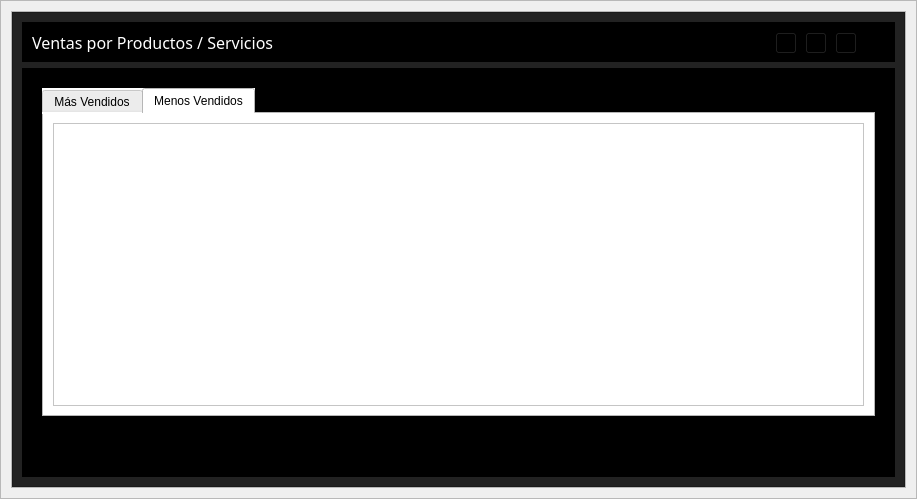
<?xml version="1.0" encoding="UTF-8"?>
<ui version="4.0">
 <class>ViewEmpleado</class>
 <widget class="QWidget" name="ViewEmpleado">
  <property name="geometry">
   <rect>
    <x>0</x>
    <y>0</y>
    <width>917</width>
    <height>499</height>
   </rect>
  </property>
  <property name="windowTitle">
   <string>Form</string>
  </property>
  <layout class="QVBoxLayout" name="verticalLayout">
   <property name="spacing">
    <number>0</number>
   </property>
   <property name="leftMargin">
    <number>0</number>
   </property>
   <property name="topMargin">
    <number>0</number>
   </property>
   <property name="rightMargin">
    <number>0</number>
   </property>
   <property name="bottomMargin">
    <number>0</number>
   </property>
   <item>
    <widget class="QFrame" name="central_widget_frame">
     <property name="frameShape">
      <enum>QFrame::StyledPanel</enum>
     </property>
     <property name="frameShadow">
      <enum>QFrame::Raised</enum>
     </property>
     <layout class="QVBoxLayout" name="shadow_layout">
      <property name="spacing">
       <number>0</number>
      </property>
      <property name="leftMargin">
       <number>10</number>
      </property>
      <property name="topMargin">
       <number>10</number>
      </property>
      <property name="rightMargin">
       <number>10</number>
      </property>
      <property name="bottomMargin">
       <number>10</number>
      </property>
      <item>
       <widget class="QFrame" name="background_frame">
        <property name="frameShape">
         <enum>QFrame::StyledPanel</enum>
        </property>
        <property name="frameShadow">
         <enum>QFrame::Raised</enum>
        </property>
        <layout class="QVBoxLayout" name="verticalLayout_2">
         <property name="spacing">
          <number>0</number>
         </property>
         <property name="leftMargin">
          <number>0</number>
         </property>
         <property name="topMargin">
          <number>0</number>
         </property>
         <property name="rightMargin">
          <number>0</number>
         </property>
         <property name="bottomMargin">
          <number>0</number>
         </property>
         <item>
          <widget class="QFrame" name="content_frame">
           <property name="minimumSize">
            <size>
             <width>0</width>
             <height>0</height>
            </size>
           </property>
           <property name="styleSheet">
            <string notr="true">background-color: rgb(34, 34, 34);</string>
           </property>
           <property name="frameShape">
            <enum>QFrame::StyledPanel</enum>
           </property>
           <property name="frameShadow">
            <enum>QFrame::Raised</enum>
           </property>
           <layout class="QVBoxLayout" name="verticalLayout_7">
            <property name="spacing">
             <number>6</number>
            </property>
            <property name="leftMargin">
             <number>9</number>
            </property>
            <property name="topMargin">
             <number>9</number>
            </property>
            <property name="rightMargin">
             <number>9</number>
            </property>
            <property name="bottomMargin">
             <number>9</number>
            </property>
            <item>
             <widget class="QFrame" name="frame_nav">
              <property name="minimumSize">
               <size>
                <width>0</width>
                <height>40</height>
               </size>
              </property>
              <property name="maximumSize">
               <size>
                <width>16777215</width>
                <height>40</height>
               </size>
              </property>
              <property name="styleSheet">
               <string notr="true">background-color: rgb(0, 0, 0);</string>
              </property>
              <property name="frameShape">
               <enum>QFrame::StyledPanel</enum>
              </property>
              <property name="frameShadow">
               <enum>QFrame::Raised</enum>
              </property>
              <layout class="QHBoxLayout" name="horizontalLayout_6">
               <item>
                <widget class="QLabel" name="label_tittle">
                 <property name="font">
                  <font>
                   <family>Tw Cen MT</family>
                   <pointsize>12</pointsize>
                   <weight>50</weight>
                   <italic>false</italic>
                   <bold>false</bold>
                  </font>
                 </property>
                 <property name="styleSheet">
                  <string notr="true">color: rgb(255, 255, 255) ;</string>
                 </property>
                 <property name="text">
                  <string>Ventas por Productos / Servicios</string>
                 </property>
                </widget>
               </item>
               <item>
                <widget class="QFrame" name="butttons_holder_frame">
                 <property name="minimumSize">
                  <size>
                   <width>110</width>
                   <height>30</height>
                  </size>
                 </property>
                 <property name="maximumSize">
                  <size>
                   <width>110</width>
                   <height>16777215</height>
                  </size>
                 </property>
                 <property name="frameShape">
                  <enum>QFrame::StyledPanel</enum>
                 </property>
                 <property name="frameShadow">
                  <enum>QFrame::Raised</enum>
                 </property>
                 <widget class="QToolButton" name="minimize_button">
                  <property name="geometry">
                   <rect>
                    <x>0</x>
                    <y>0</y>
                    <width>22</width>
                    <height>22</height>
                   </rect>
                  </property>
                  <property name="text">
                   <string>...</string>
                  </property>
                  <property name="icon">
                   <iconset resource="../../../../Documents/medias calzados/ui_files/icons.qrc">
                    <normaloff>:/newPrefix/assets/icons/minimize-window.png</normaloff>:/newPrefix/assets/icons/minimize-window.png</iconset>
                  </property>
                 </widget>
                 <widget class="QToolButton" name="restore_button">
                  <property name="geometry">
                   <rect>
                    <x>30</x>
                    <y>0</y>
                    <width>22</width>
                    <height>22</height>
                   </rect>
                  </property>
                  <property name="text">
                   <string>...</string>
                  </property>
                  <property name="icon">
                   <iconset resource="../../../../Documents/medias calzados/ui_files/icons.qrc">
                    <normaloff>:/newPrefix/assets/icons/restore-window.png</normaloff>:/newPrefix/assets/icons/restore-window.png</iconset>
                  </property>
                 </widget>
                 <widget class="QToolButton" name="maximize_button">
                  <property name="geometry">
                   <rect>
                    <x>30</x>
                    <y>0</y>
                    <width>22</width>
                    <height>22</height>
                   </rect>
                  </property>
                  <property name="text">
                   <string>...</string>
                  </property>
                  <property name="icon">
                   <iconset resource="../../../../Documents/medias calzados/ui_files/icons.qrc">
                    <normaloff>:/newPrefix/assets/icons/maximize-window.png</normaloff>:/newPrefix/assets/icons/maximize-window.png</iconset>
                  </property>
                 </widget>
                 <widget class="QToolButton" name="close_button">
                  <property name="geometry">
                   <rect>
                    <x>60</x>
                    <y>0</y>
                    <width>22</width>
                    <height>22</height>
                   </rect>
                  </property>
                  <property name="text">
                   <string>...</string>
                  </property>
                  <property name="icon">
                   <iconset resource="../../../../Documents/medias calzados/ui_files/icons.qrc">
                    <normaloff>:/newPrefix/assets/icons/close-window.png</normaloff>:/newPrefix/assets/icons/close-window.png</iconset>
                  </property>
                 </widget>
                </widget>
               </item>
              </layout>
             </widget>
            </item>
            <item>
             <widget class="QFrame" name="frame_action">
              <property name="styleSheet">
               <string notr="true">background-color: rgb(0, 0, 0);</string>
              </property>
              <property name="frameShape">
               <enum>QFrame::StyledPanel</enum>
              </property>
              <property name="frameShadow">
               <enum>QFrame::Raised</enum>
              </property>
              <layout class="QVBoxLayout" name="verticalLayout_5">
               <item>
                <widget class="QFrame" name="frame">
                 <property name="frameShape">
                  <enum>QFrame::StyledPanel</enum>
                 </property>
                 <property name="frameShadow">
                  <enum>QFrame::Raised</enum>
                 </property>
                 <layout class="QVBoxLayout" name="verticalLayout_3">
                  <item>
                   <widget class="QTabWidget" name="tabWidget">
                    <property name="styleSheet">
                     <string notr="true">background-color:  white;
color: black;</string>
                    </property>
                    <property name="currentIndex">
                     <number>1</number>
                    </property>
                    <widget class="QWidget" name="tab">
                     <attribute name="title">
                      <string>Más Vendidos</string>
                     </attribute>
                     <layout class="QHBoxLayout" name="horizontalLayout_2">
                      <item>
                       <widget class="QTableView" name="mas_vendidos_tableView"/>
                      </item>
                     </layout>
                    </widget>
                    <widget class="QWidget" name="tab_2">
                     <attribute name="title">
                      <string>Menos Vendidos</string>
                     </attribute>
                     <layout class="QHBoxLayout" name="horizontalLayout_3">
                      <item>
                       <widget class="QTableView" name="menos_vendidostableView"/>
                      </item>
                     </layout>
                    </widget>
                   </widget>
                  </item>
                  <item>
                   <widget class="QFrame" name="frame_2">
                    <property name="frameShape">
                     <enum>QFrame::StyledPanel</enum>
                    </property>
                    <property name="frameShadow">
                     <enum>QFrame::Raised</enum>
                    </property>
                    <layout class="QHBoxLayout" name="horizontalLayout">
                     <item>
                      <widget class="QLabel" name="total_label">
                       <property name="font">
                        <font>
                         <pointsize>9</pointsize>
                         <weight>75</weight>
                         <bold>true</bold>
                        </font>
                       </property>
                       <property name="styleSheet">
                        <string notr="true">color: rgb(255, 255, 255) ;</string>
                       </property>
                       <property name="text">
                        <string/>
                       </property>
                       <property name="alignment">
                        <set>Qt::AlignCenter</set>
                       </property>
                      </widget>
                     </item>
                    </layout>
                   </widget>
                  </item>
                 </layout>
                </widget>
               </item>
              </layout>
             </widget>
            </item>
           </layout>
          </widget>
         </item>
        </layout>
       </widget>
      </item>
     </layout>
    </widget>
   </item>
  </layout>
 </widget>
 <resources>
  <include location="../../../../Documents/medias calzados/ui_files/icons.qrc"/>
 </resources>
 <connections/>
</ui>
